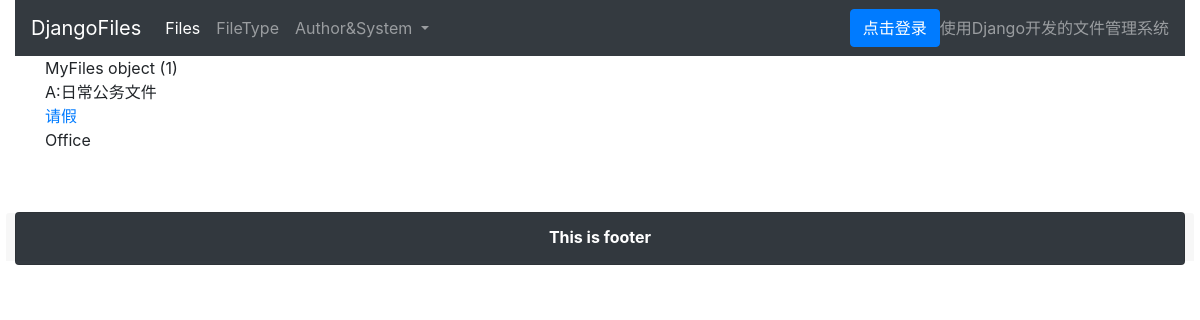
The page /file/files/detail/1/ on the database its author committed.
### file_upload/models.py (models this page shows)
class MyFiles(models.Model):
    file_type = models.ForeignKey(to=FileType, on_delete=models.CASCADE,verbose_name='文件类型')
    file_name = models.CharField(max_length=500)
    file_exist_child_folder = models.CharField(max_length=500)

class FileType(models.Model):
    file_type_id = models.CharField(max_length=50, primary_key=True, verbose_name='文件类别编码')
    file_type_name = models.CharField(max_length=500, verbose_name='文件类别名称')
    file_type_describe = models.CharField(max_length=2000, verbose_name='文件类别描述')
    file_folder_name = models.CharField(max_length=50, default='')
    def __str__(self):
        return self.file_type_id + ':' + self.file_type_name

### file_upload/views.py (the view)
# urls.py: path('files/detail/<int:pk>/', MyFilesDetailView.as_view(), ),
class MyFilesDetailView(DetailView):
    model = MyFiles
    template_name = 'myfiles/detailview.html'
    context_object_name = 'model'

### file_upload/templates/myfiles/detailview.html
{% extends 'base.html' %}
{% block content %}
    <p>
        {{ model }}
        <br/>
        {{ model.file_type }}
        <br/>
        <a href="{% url 'download'  model.id %}">{{ model.file_name }}</a>
        <br/>
        {{ model.file_exist_child_folder }}
    </p>
{% endblock %}

### rows shown on the page
MyFiles: id "MyFiles object (1)", file_type "A:日常公务文件", file_name "请假", file_exist_child_folder "Office"
